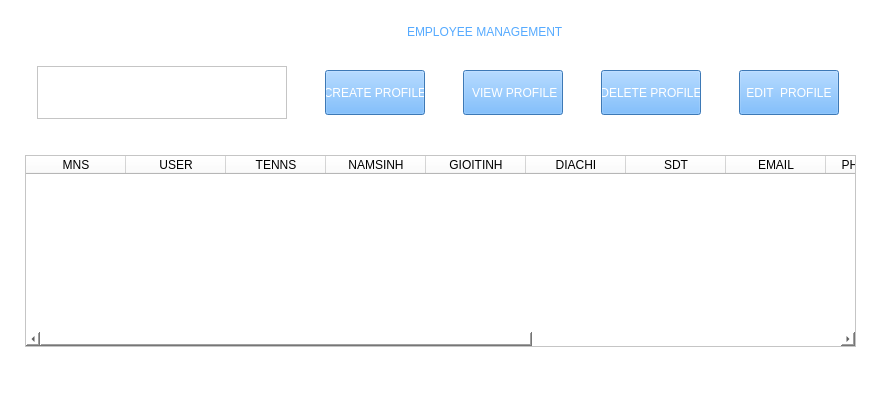
<?xml version="1.0" encoding="UTF-8"?>
<ui version="4.0">
 <class>dialog</class>
 <widget class="QDialog" name="dialog">
  <property name="geometry">
   <rect>
    <x>0</x>
    <y>0</y>
    <width>891</width>
    <height>397</height>
   </rect>
  </property>
  <property name="windowTitle">
   <string>VIEW_NS</string>
  </property>
  <property name="styleSheet">
   <string notr="true">background-color: rgb(255, 255, 255);</string>
  </property>
  <widget class="QWidget" name="verticalLayoutWidget">
   <property name="geometry">
    <rect>
     <x>0</x>
     <y>0</y>
     <width>881</width>
     <height>371</height>
    </rect>
   </property>
   <layout class="QVBoxLayout" name="verticalLayout_2">
    <property name="leftMargin">
     <number>5</number>
    </property>
    <property name="topMargin">
     <number>5</number>
    </property>
    <property name="rightMargin">
     <number>5</number>
    </property>
    <property name="bottomMargin">
     <number>5</number>
    </property>
    <item>
     <layout class="QHBoxLayout" name="horizontalLayout_4">
      <property name="spacing">
       <number>0</number>
      </property>
      <property name="sizeConstraint">
       <enum>QLayout::SetDefaultConstraint</enum>
      </property>
      <property name="leftMargin">
       <number>5</number>
      </property>
      <property name="topMargin">
       <number>5</number>
      </property>
      <property name="rightMargin">
       <number>5</number>
      </property>
      <property name="bottomMargin">
       <number>5</number>
      </property>
      <item>
       <widget class="QPushButton" name="pushButton_3">
        <property name="sizePolicy">
         <sizepolicy hsizetype="Fixed" vsizetype="Fixed">
          <horstretch>0</horstretch>
          <verstretch>0</verstretch>
         </sizepolicy>
        </property>
        <property name="minimumSize">
         <size>
          <width>45</width>
          <height>45</height>
         </size>
        </property>
        <property name="maximumSize">
         <size>
          <width>90</width>
          <height>45</height>
         </size>
        </property>
        <property name="styleSheet">
         <string notr="true">background-color: rgb(255, 255, 255);
</string>
        </property>
        <property name="text">
         <string/>
        </property>
        <property name="icon">
         <iconset>
          <normaloff>../IMG/exit.png</normaloff>../IMG/exit.png</iconset>
        </property>
        <property name="iconSize">
         <size>
          <width>90</width>
          <height>45</height>
         </size>
        </property>
        <property name="flat">
         <bool>true</bool>
        </property>
       </widget>
      </item>
      <item alignment="Qt::AlignHCenter">
       <widget class="QLabel" name="label_2">
        <property name="sizePolicy">
         <sizepolicy hsizetype="Minimum" vsizetype="Fixed">
          <horstretch>0</horstretch>
          <verstretch>0</verstretch>
         </sizepolicy>
        </property>
        <property name="layoutDirection">
         <enum>Qt::LeftToRight</enum>
        </property>
        <property name="styleSheet">
         <string notr="true">color: rgb(85, 170, 255);
font: 18pt &quot;Swis721 Blk BT&quot;;</string>
        </property>
        <property name="text">
         <string>EMPLOYEE MANAGEMENT</string>
        </property>
        <property name="margin">
         <number>10</number>
        </property>
       </widget>
      </item>
     </layout>
    </item>
    <item>
     <layout class="QHBoxLayout" name="horizontalLayout">
      <item>
       <widget class="QTextEdit" name="textEdit_5">
        <property name="sizePolicy">
         <sizepolicy hsizetype="Minimum" vsizetype="Fixed">
          <horstretch>0</horstretch>
          <verstretch>0</verstretch>
         </sizepolicy>
        </property>
        <property name="maximumSize">
         <size>
          <width>250</width>
          <height>53</height>
         </size>
        </property>
        <property name="html">
         <string>&lt;!DOCTYPE HTML PUBLIC &quot;-//W3C//DTD HTML 4.0//EN&quot; &quot;http://www.w3.org/TR/REC-html40/strict.dtd&quot;&gt;
&lt;html&gt;&lt;head&gt;&lt;meta name=&quot;qrichtext&quot; content=&quot;1&quot; /&gt;&lt;style type=&quot;text/css&quot;&gt;
p, li { white-space: pre-wrap; }
&lt;/style&gt;&lt;/head&gt;&lt;body style=&quot; font-family:'MS Shell Dlg 2'; font-size:8.25pt; font-weight:400; font-style:normal;&quot;&gt;
&lt;p style=&quot; margin-top:12px; margin-bottom:0px; margin-left:0px; margin-right:0px; -qt-block-indent:0; text-indent:0px;&quot;&gt;&lt;img src=&quot;C:\BTL Python\CODE\IMG\search.png&quot; /&gt;&lt;/p&gt;
&lt;p style=&quot;-qt-paragraph-type:empty; margin-top:0px; margin-bottom:0px; margin-left:0px; margin-right:0px; -qt-block-indent:0; text-indent:0px;&quot;&gt;&lt;br /&gt;&lt;/p&gt;&lt;/body&gt;&lt;/html&gt;</string>
        </property>
       </widget>
      </item>
      <item>
       <widget class="QPushButton" name="pushButton_4">
        <property name="sizePolicy">
         <sizepolicy hsizetype="Minimum" vsizetype="Minimum">
          <horstretch>0</horstretch>
          <verstretch>0</verstretch>
         </sizepolicy>
        </property>
        <property name="minimumSize">
         <size>
          <width>75</width>
          <height>23</height>
         </size>
        </property>
        <property name="maximumSize">
         <size>
          <width>100</width>
          <height>45</height>
         </size>
        </property>
        <property name="styleSheet">
         <string notr="true">color: rgb(255, 255, 255);
background-color: rgb(85, 170, 255);
border-color: rgb(0, 85, 255);
font: 10pt &quot;Gill Sans Ultra Bold Condensed&quot;;</string>
        </property>
        <property name="text">
         <string>CREATE PROFILE</string>
        </property>
       </widget>
      </item>
      <item>
       <widget class="QPushButton" name="pushButton_8">
        <property name="enabled">
         <bool>true</bool>
        </property>
        <property name="sizePolicy">
         <sizepolicy hsizetype="Minimum" vsizetype="Minimum">
          <horstretch>0</horstretch>
          <verstretch>0</verstretch>
         </sizepolicy>
        </property>
        <property name="minimumSize">
         <size>
          <width>75</width>
          <height>23</height>
         </size>
        </property>
        <property name="maximumSize">
         <size>
          <width>100</width>
          <height>45</height>
         </size>
        </property>
        <property name="statusTip">
         <string/>
        </property>
        <property name="styleSheet">
         <string notr="true">color: rgb(255, 255, 255);
background-color: rgb(85, 170, 255);
border-color: rgb(0, 85, 255);
font: 10pt &quot;Gill Sans Ultra Bold Condensed&quot;;</string>
        </property>
        <property name="text">
         <string>  VIEW PROFILE </string>
        </property>
        <property name="autoDefault">
         <bool>true</bool>
        </property>
        <property name="flat">
         <bool>false</bool>
        </property>
       </widget>
      </item>
      <item>
       <widget class="QPushButton" name="pushButton_7">
        <property name="sizePolicy">
         <sizepolicy hsizetype="Minimum" vsizetype="Minimum">
          <horstretch>0</horstretch>
          <verstretch>0</verstretch>
         </sizepolicy>
        </property>
        <property name="minimumSize">
         <size>
          <width>75</width>
          <height>23</height>
         </size>
        </property>
        <property name="maximumSize">
         <size>
          <width>100</width>
          <height>45</height>
         </size>
        </property>
        <property name="styleSheet">
         <string notr="true">color: rgb(255, 255, 255);
background-color: rgb(85, 170, 255);
border-color: rgb(0, 85, 255);
font: 10pt &quot;Gill Sans Ultra Bold Condensed&quot;;</string>
        </property>
        <property name="text">
         <string>DELETE PROFILE</string>
        </property>
       </widget>
      </item>
      <item>
       <widget class="QPushButton" name="pushButton_9">
        <property name="sizePolicy">
         <sizepolicy hsizetype="Minimum" vsizetype="Minimum">
          <horstretch>0</horstretch>
          <verstretch>0</verstretch>
         </sizepolicy>
        </property>
        <property name="minimumSize">
         <size>
          <width>75</width>
          <height>23</height>
         </size>
        </property>
        <property name="maximumSize">
         <size>
          <width>100</width>
          <height>45</height>
         </size>
        </property>
        <property name="styleSheet">
         <string notr="true">color: rgb(255, 255, 255);
background-color: rgb(85, 170, 255);
border-color: rgb(0, 85, 255);
font: 10pt &quot;Gill Sans Ultra Bold Condensed&quot;;</string>
        </property>
        <property name="text">
         <string> EDIT  PROFILE </string>
        </property>
       </widget>
      </item>
     </layout>
    </item>
    <item>
     <layout class="QHBoxLayout" name="horizontalLayout_5">
      <item>
       <layout class="QHBoxLayout" name="horizontalLayout_6">
        <item>
         <layout class="QFormLayout" name="formLayout_4">
          <property name="sizeConstraint">
           <enum>QLayout::SetDefaultConstraint</enum>
          </property>
          <property name="labelAlignment">
           <set>Qt::AlignCenter</set>
          </property>
          <property name="formAlignment">
           <set>Qt::AlignCenter</set>
          </property>
          <property name="horizontalSpacing">
           <number>15</number>
          </property>
          <property name="verticalSpacing">
           <number>20</number>
          </property>
          <property name="leftMargin">
           <number>20</number>
          </property>
          <property name="topMargin">
           <number>10</number>
          </property>
          <property name="rightMargin">
           <number>20</number>
          </property>
          <property name="bottomMargin">
           <number>0</number>
          </property>
          <item row="0" column="0" colspan="2">
           <widget class="QTableWidget" name="view_ns">
            <property name="sizePolicy">
             <sizepolicy hsizetype="Minimum" vsizetype="Minimum">
              <horstretch>0</horstretch>
              <verstretch>0</verstretch>
             </sizepolicy>
            </property>
            <property name="maximumSize">
             <size>
              <width>2000</width>
              <height>500</height>
             </size>
            </property>
            <property name="font">
             <font>
              <family>Times New Roman</family>
              <pointsize>10</pointsize>
             </font>
            </property>
            <property name="showGrid">
             <bool>true</bool>
            </property>
            <property name="gridStyle">
             <enum>Qt::SolidLine</enum>
            </property>
            <property name="cornerButtonEnabled">
             <bool>false</bool>
            </property>
            <property name="rowCount">
             <number>0</number>
            </property>
            <property name="columnCount">
             <number>13</number>
            </property>
            <column>
             <property name="text">
              <string>MNS</string>
             </property>
            </column>
            <column>
             <property name="text">
              <string>USER</string>
             </property>
            </column>
            <column>
             <property name="text">
              <string>TENNS</string>
             </property>
            </column>
            <column>
             <property name="text">
              <string>NAMSINH</string>
             </property>
            </column>
            <column>
             <property name="text">
              <string>GIOITINH</string>
             </property>
            </column>
            <column>
             <property name="text">
              <string>DIACHI</string>
             </property>
            </column>
            <column>
             <property name="text">
              <string>SDT</string>
             </property>
            </column>
            <column>
             <property name="text">
              <string>EMAIL</string>
             </property>
            </column>
            <column>
             <property name="text">
              <string>PHONGBAN</string>
             </property>
            </column>
            <column>
             <property name="text">
              <string>LUONG</string>
             </property>
            </column>
            <column>
             <property name="text">
              <string>THUONG</string>
             </property>
            </column>
            <column>
             <property name="text">
              <string>TRINHDO</string>
             </property>
            </column>
            <column>
             <property name="text">
              <string>NSQUANLY</string>
             </property>
            </column>
           </widget>
          </item>
         </layout>
        </item>
       </layout>
      </item>
     </layout>
    </item>
   </layout>
  </widget>
 </widget>
 <resources/>
 <connections/>
</ui>
